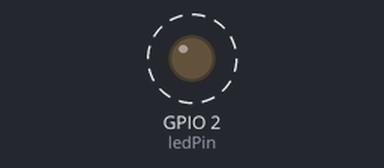
A sketch run on a simulated ESP32. Parts: output pins drawn as LEDs (lit = HIGH). Dashed ring = blinking. What the sketch prints to the serial monitor is not drawn.

Above: at 0.5 s.
Timing chart, 0 to 4.6 s (numbered marks = the images above):
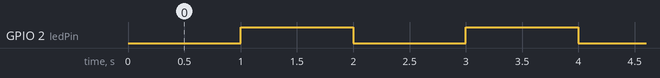

Measured:
- by itself, GPIO 2 (ledPin): alternates HIGH for 1.0 s and LOW for 1.0 s

The sketch:

RTOS_INTERRUPT.ino
```cpp
#include "esp_timer.h"

// LED Pins
static const int ledPin = 2;
// Timer Handler
esp_timer_handle_t timer = NULL;


// Interrupt Service Routines
/*
* Function Name : void IRAM_ATTR onTimer(void* arg)
* Description   : This Function executes when timer reaches max
*/
void IRAM_ATTR onTimer(void* arg)
{
  // Read the current state of the LED pin
  int pinStatus = digitalRead(ledPin);
  // Toggle the LED pin
  digitalWrite(ledPin,!pinStatus);
  Serial.println("LED Blinking");
}
void setup()
{
   Serial.begin(9600);
  // LED pin Configuration
  pinMode(ledPin,OUTPUT);
   // Define the timer configuration structure
  esp_timer_create_args_t timer_args= {
    .callback =  &onTimer,            // Function to cal
    .arg = NULL,                      // Argument to pass to the callback
    .dispatch_method = ESP_TIMER_TASK,// Run the callback in the timer
    .name = "Blink LED"               // Name of the timer
  };
  // Create the timer
  esp_timer_create(&timer_args,&timer);
  // Start the timer to call the callback every 1 second
  esp_timer_start_periodic(timer,1000000);
}
void loop()
{

}
```
